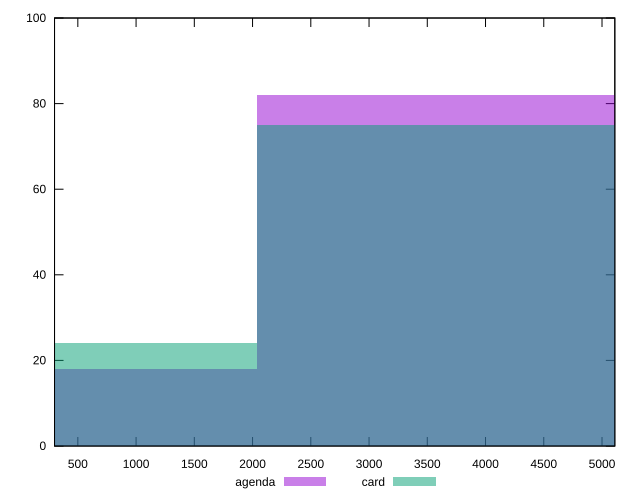

This figure's gnuplot source:
reset

$agenda <<EOF
4078.7058429666613 82
0 18
EOF

$card <<EOF
4078.7058429666613 75
0 24
EOF

set key outside below
set boxwidth 4078.7058429666613
set xrange [300:5110]
set yrange [0:100]
set trange [0:100]
set style fill transparent solid 0.5 noborder
set terminal svg size 640, 500 enhanced background rgb 'white'
set output "report/report_00029_2021-02-24T13-36-40.390Z/uses-text-compression/comparison/histogram/1_vs_2.svg"

plot $agenda title "agenda" with boxes, \
     $card title "card" with boxes

reset
